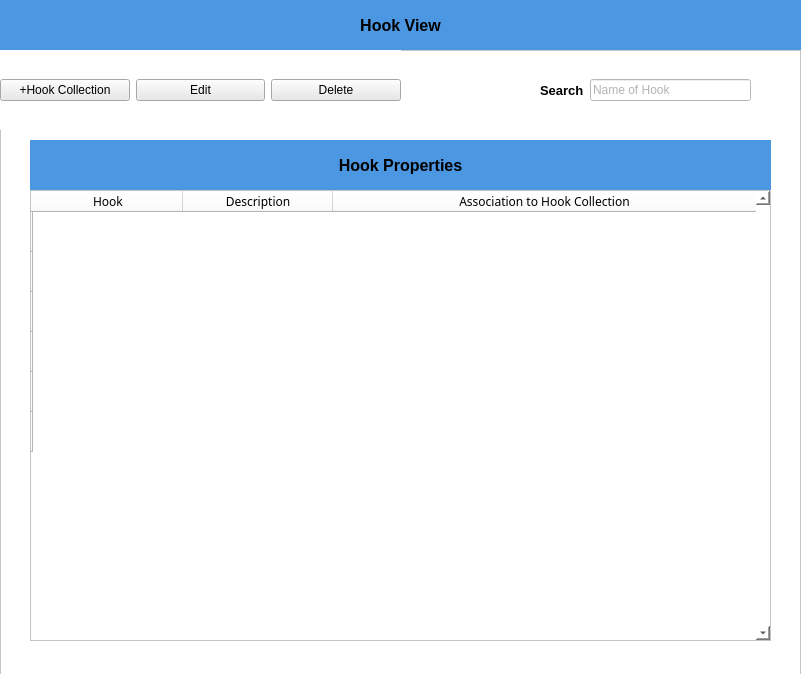
<?xml version="1.0" encoding="UTF-8"?>
<ui version="4.0">
 <class>Form</class>
 <widget class="QWidget" name="Form">
  <property name="geometry">
   <rect>
    <x>0</x>
    <y>0</y>
    <width>801</width>
    <height>674</height>
   </rect>
  </property>
  <property name="windowTitle">
   <string>Form</string>
  </property>
  <property name="styleSheet">
   <string notr="true">background-color: white</string>
  </property>
  <widget class="QLabel" name="FormName">
   <property name="geometry">
    <rect>
     <x>0</x>
     <y>0</y>
     <width>801</width>
     <height>51</height>
    </rect>
   </property>
   <property name="styleSheet">
    <string notr="true">background-color: rgb(75, 151, 226);
font: 8pt &quot;MS Reference Sans Serif&quot;;
</string>
   </property>
   <property name="text">
    <string>&lt;html&gt;&lt;head/&gt;&lt;body&gt;&lt;p align=&quot;center&quot;&gt;&lt;span style=&quot; font-size:12pt; font-weight:600;&quot;&gt;Hook View&lt;/span&gt;&lt;/p&gt;&lt;/body&gt;&lt;/html&gt;</string>
   </property>
  </widget>
  <widget class="QFrame" name="TopFrame">
   <property name="geometry">
    <rect>
     <x>0</x>
     <y>50</y>
     <width>801</width>
     <height>631</height>
    </rect>
   </property>
   <property name="frameShape">
    <enum>QFrame::StyledPanel</enum>
   </property>
   <property name="frameShadow">
    <enum>QFrame::Raised</enum>
   </property>
   <widget class="QWidget" name="horizontalLayoutWidget">
    <property name="geometry">
     <rect>
      <x>0</x>
      <y>0</y>
      <width>401</width>
      <height>80</height>
     </rect>
    </property>
    <layout class="QHBoxLayout" name="TopViewButtons">
     <item>
      <widget class="QPushButton" name="pushButton_3">
       <property name="styleSheet">
        <string notr="true">font: 8pt &quot;MS Reference Sans Serif&quot;;
background-color: rgb(232, 232, 232)</string>
       </property>
       <property name="text">
        <string>+Hook Collection</string>
       </property>
      </widget>
     </item>
     <item>
      <widget class="QPushButton" name="pushButton_2">
       <property name="styleSheet">
        <string notr="true">font: 8pt &quot;MS Reference Sans Serif&quot;;
background-color: rgb(232, 232, 232)</string>
       </property>
       <property name="text">
        <string>Edit</string>
       </property>
      </widget>
     </item>
     <item>
      <widget class="QPushButton" name="pushButton">
       <property name="styleSheet">
        <string notr="true">font: 8pt &quot;MS Reference Sans Serif&quot;;
background-color: rgb(232, 232, 232)</string>
       </property>
       <property name="text">
        <string>Delete</string>
       </property>
      </widget>
     </item>
    </layout>
   </widget>
   <widget class="QFrame" name="frame">
    <property name="geometry">
     <rect>
      <x>30</x>
      <y>90</y>
      <width>741</width>
      <height>501</height>
     </rect>
    </property>
    <property name="frameShape">
     <enum>QFrame::StyledPanel</enum>
    </property>
    <property name="frameShadow">
     <enum>QFrame::Raised</enum>
    </property>
    <widget class="QLabel" name="label">
     <property name="geometry">
      <rect>
       <x>0</x>
       <y>0</y>
       <width>741</width>
       <height>51</height>
      </rect>
     </property>
     <property name="styleSheet">
      <string notr="true">background-color: rgb(75, 151, 226);
font: 8pt &quot;MS Reference Sans Serif&quot;;
</string>
     </property>
     <property name="text">
      <string>&lt;html&gt;&lt;head/&gt;&lt;body&gt;&lt;p align=&quot;center&quot;&gt;&lt;span style=&quot; font-size:12pt; font-weight:600;&quot;&gt;Hook Properties&lt;/span&gt;&lt;/p&gt;&lt;/body&gt;&lt;/html&gt;</string>
     </property>
    </widget>
    <widget class="QTableWidget" name="tableWidget">
     <property name="geometry">
      <rect>
       <x>0</x>
       <y>50</y>
       <width>741</width>
       <height>451</height>
      </rect>
     </property>
     <property name="sizePolicy">
      <sizepolicy hsizetype="Fixed" vsizetype="Fixed">
       <horstretch>0</horstretch>
       <verstretch>0</verstretch>
      </sizepolicy>
     </property>
     <property name="minimumSize">
      <size>
       <width>741</width>
       <height>0</height>
      </size>
     </property>
     <property name="maximumSize">
      <size>
       <width>741</width>
       <height>16777215</height>
      </size>
     </property>
     <property name="font">
      <font>
       <family>MS Reference Sans Serif</family>
      </font>
     </property>
     <property name="styleSheet">
      <string notr="true">gridline-color: white;
border-right-color: white;
border-left-color: white;

</string>
     </property>
     <property name="lineWidth">
      <number>1</number>
     </property>
     <property name="midLineWidth">
      <number>1</number>
     </property>
     <property name="verticalScrollBarPolicy">
      <enum>Qt::ScrollBarAlwaysOn</enum>
     </property>
     <property name="horizontalScrollBarPolicy">
      <enum>Qt::ScrollBarAsNeeded</enum>
     </property>
     <property name="sizeAdjustPolicy">
      <enum>QAbstractScrollArea::AdjustToContentsOnFirstShow</enum>
     </property>
     <property name="showGrid">
      <bool>true</bool>
     </property>
     <property name="gridStyle">
      <enum>Qt::SolidLine</enum>
     </property>
     <property name="sortingEnabled">
      <bool>true</bool>
     </property>
     <property name="cornerButtonEnabled">
      <bool>true</bool>
     </property>
     <property name="rowCount">
      <number>6</number>
     </property>
     <attribute name="horizontalHeaderVisible">
      <bool>true</bool>
     </attribute>
     <attribute name="horizontalHeaderCascadingSectionResizes">
      <bool>false</bool>
     </attribute>
     <attribute name="horizontalHeaderDefaultSectionSize">
      <number>150</number>
     </attribute>
     <attribute name="horizontalHeaderShowSortIndicator" stdset="0">
      <bool>false</bool>
     </attribute>
     <attribute name="horizontalHeaderStretchLastSection">
      <bool>true</bool>
     </attribute>
     <attribute name="verticalHeaderVisible">
      <bool>true</bool>
     </attribute>
     <attribute name="verticalHeaderCascadingSectionResizes">
      <bool>false</bool>
     </attribute>
     <attribute name="verticalHeaderDefaultSectionSize">
      <number>40</number>
     </attribute>
     <attribute name="verticalHeaderHighlightSections">
      <bool>true</bool>
     </attribute>
     <attribute name="verticalHeaderMinimumSectionSize">
      <number>25</number>
     </attribute>
     <attribute name="verticalHeaderShowSortIndicator" stdset="0">
      <bool>true</bool>
     </attribute>
     <attribute name="verticalHeaderStretchLastSection">
      <bool>false</bool>
     </attribute>
     <row>
      <property name="text">
       <string/>
      </property>
      <property name="icon">
       <iconset>
        <normaloff>../../../../../tmp/mozilla_unknown0/CircularButton.png</normaloff>../../../../../tmp/mozilla_unknown0/CircularButton.png</iconset>
      </property>
     </row>
     <row>
      <property name="text">
       <string/>
      </property>
      <property name="icon">
       <iconset>
        <normaloff>../../../../../tmp/mozilla_unknown0/CircularButton.png</normaloff>../../../../../tmp/mozilla_unknown0/CircularButton.png</iconset>
      </property>
     </row>
     <row>
      <property name="text">
       <string/>
      </property>
      <property name="icon">
       <iconset>
        <normaloff>../../../../../tmp/mozilla_unknown0/CircularButton.png</normaloff>../../../../../tmp/mozilla_unknown0/CircularButton.png</iconset>
      </property>
     </row>
     <row>
      <property name="text">
       <string/>
      </property>
      <property name="icon">
       <iconset>
        <normaloff>../../../../../tmp/mozilla_unknown0/CircularButton.png</normaloff>../../../../../tmp/mozilla_unknown0/CircularButton.png</iconset>
      </property>
     </row>
     <row>
      <property name="text">
       <string/>
      </property>
      <property name="icon">
       <iconset>
        <normaloff>../../../../../tmp/mozilla_unknown0/CircularButton.png</normaloff>../../../../../tmp/mozilla_unknown0/CircularButton.png</iconset>
      </property>
     </row>
     <row>
      <property name="text">
       <string/>
      </property>
      <property name="icon">
       <iconset>
        <normaloff>../../../../../tmp/mozilla_unknown0/CircularButton.png</normaloff>../../../../../tmp/mozilla_unknown0/CircularButton.png</iconset>
      </property>
     </row>
     <column>
      <property name="text">
       <string>Hook</string>
      </property>
      <property name="font">
       <font>
        <family>MS Reference Sans Serif</family>
       </font>
      </property>
     </column>
     <column>
      <property name="text">
       <string>Description</string>
      </property>
      <property name="font">
       <font>
        <family>MS Reference Sans Serif</family>
       </font>
      </property>
     </column>
     <column>
      <property name="text">
       <string>Association to Hook Collection</string>
      </property>
      <property name="font">
       <font>
        <family>MS Reference Sans Serif</family>
       </font>
      </property>
     </column>
     <item row="0" column="0">
      <property name="text">
       <string/>
      </property>
     </item>
     <item row="0" column="1">
      <property name="text">
       <string/>
      </property>
     </item>
     <item row="0" column="2">
      <property name="text">
       <string/>
      </property>
     </item>
     <item row="1" column="0">
      <property name="text">
       <string/>
      </property>
     </item>
    </widget>
   </widget>
   <widget class="QWidget" name="gridLayoutWidget">
    <property name="geometry">
     <rect>
      <x>540</x>
      <y>20</y>
      <width>211</width>
      <height>41</height>
     </rect>
    </property>
    <layout class="QHBoxLayout" name="horizontalLayout">
     <item>
      <widget class="QLabel" name="Search">
       <property name="styleSheet">
        <string notr="true">font: 8pt &quot;MS Reference Sans Serif&quot;;</string>
       </property>
       <property name="text">
        <string>&lt;html&gt;&lt;head/&gt;&lt;body&gt;&lt;p&gt;&lt;span style=&quot; font-size:10pt; font-weight:600;&quot;&gt;Search&lt;/span&gt;&lt;/p&gt;&lt;/body&gt;&lt;/html&gt;</string>
       </property>
      </widget>
     </item>
     <item>
      <widget class="QLineEdit" name="lineEdit">
       <property name="styleSheet">
        <string notr="true">font: 8pt &quot;MS Reference Sans Serif&quot;;
color: rgb(179, 179, 179);
</string>
       </property>
       <property name="text">
        <string>Name of Hook</string>
       </property>
      </widget>
     </item>
    </layout>
   </widget>
  </widget>
 </widget>
 <resources/>
 <connections/>
</ui>
